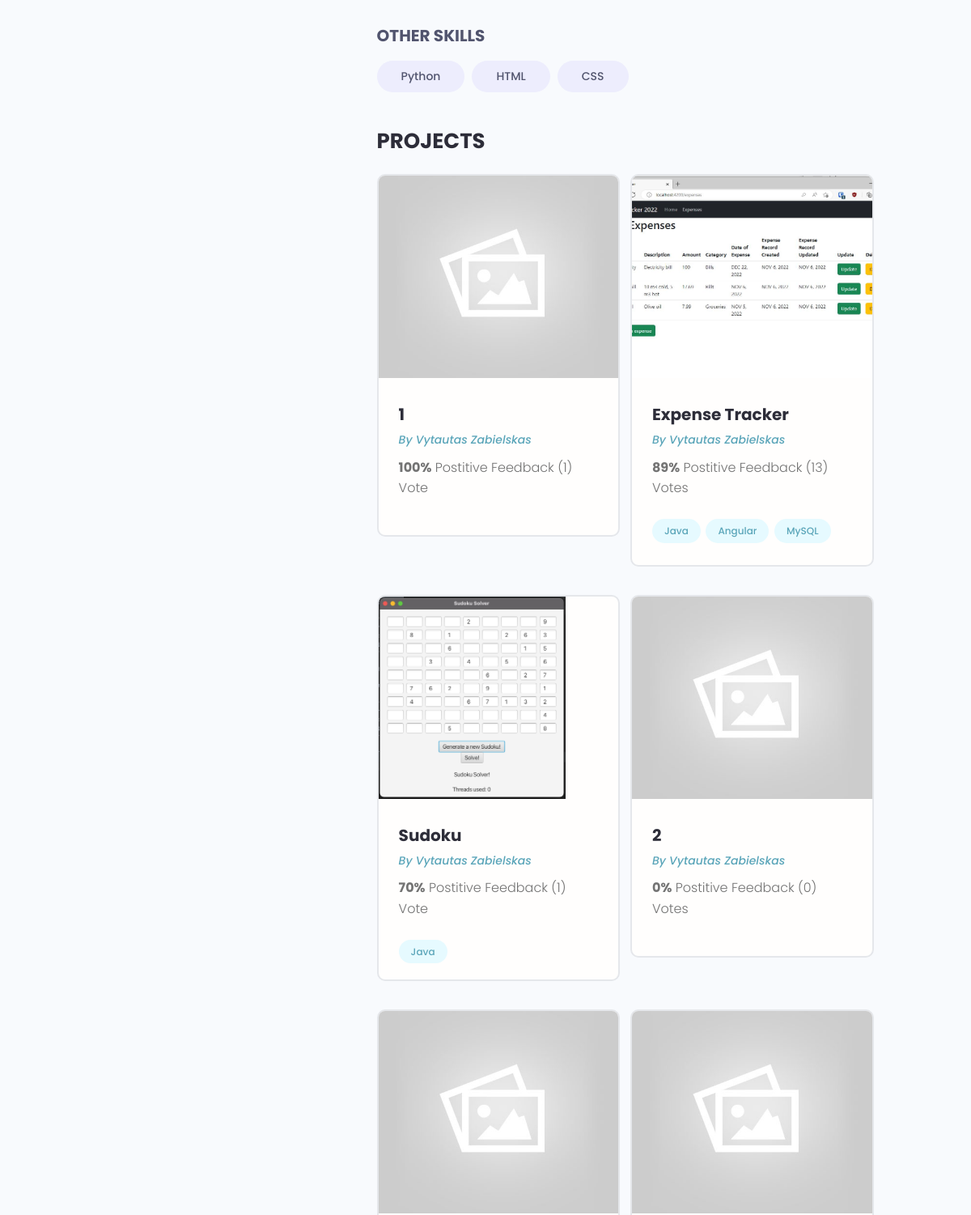
Page /profile/79bcd5cc-111e-4969-a13c-96b14a5445b6/ (middle part) on the earlier database version.
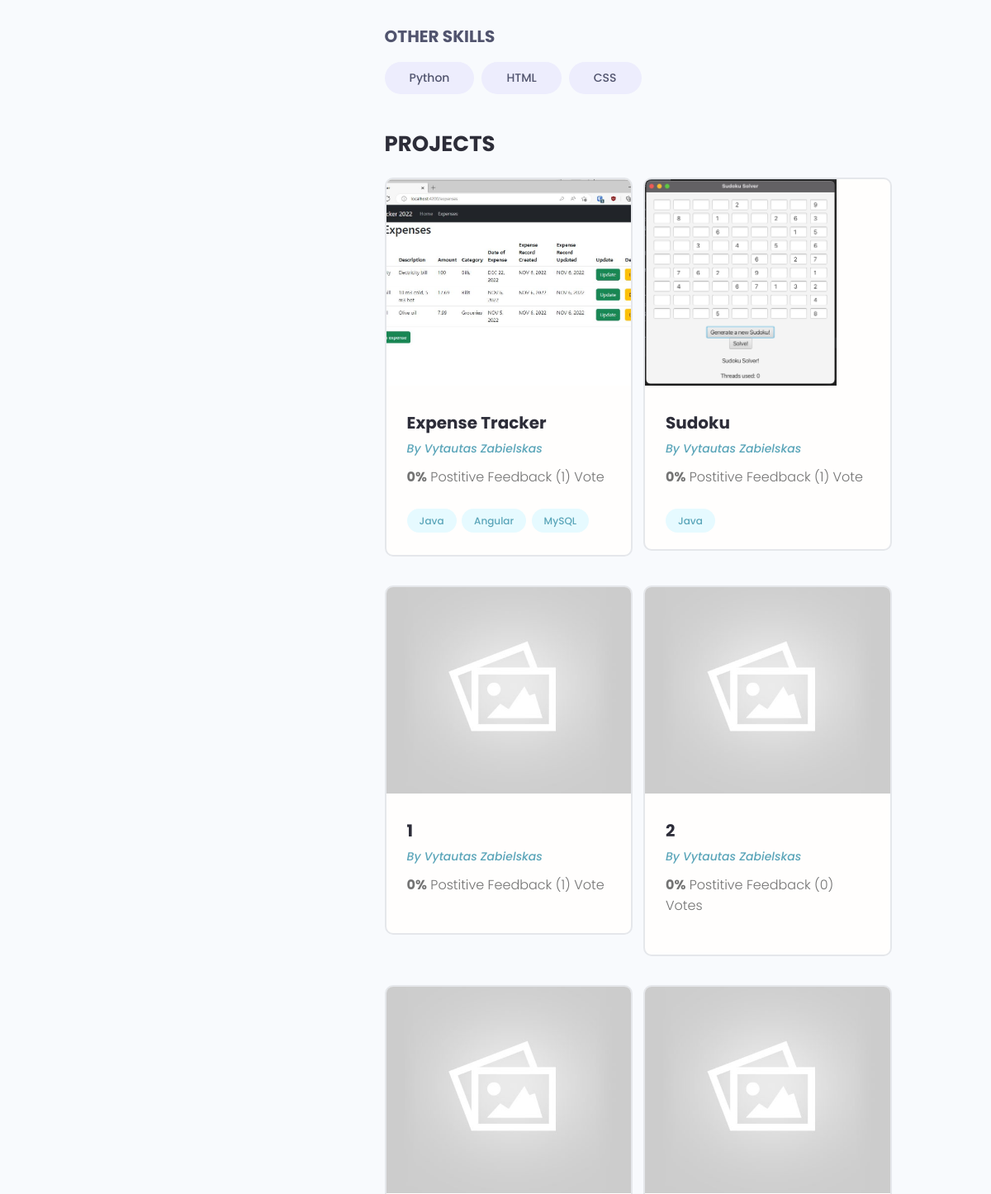
Same page on the later database version.
### users/models.py (models this page shows, shortened)
class Skill(models.Model):
    owner = models.ForeignKey(Profile, on_delete=models.CASCADE, null=True, blank=True)
    name = models.CharField(max_length=200, null=True, blank=True)
    description = models.TextField(null=True, blank=True)
    created = models.DateTimeField(auto_now_add=True)
    id = models.UUIDField(default=uuid.uuid4, unique=True, primary_key=True, editable=False)
    def __str__(self):
        return str(self.name)

class Profile(models.Model):
    user = models.OneToOneField(User, on_delete=models.CASCADE, null=True, blank=True)
    name = models.CharField(max_length=200, null=True, blank=True)
    email = models.EmailField(max_length=500, null=True, blank=True)
    username = models.CharField(max_length=200, null=True, blank=True)
    location = models.CharField(max_length=200, null=True, blank=True)
    short_intro = models.CharField(max_length=200, null=True, blank=True)
    bio = models.TextField(null=True, blank=True)
    profile_image = models.ImageField(null=True, blank=True, upload_to="profiles/", default="profiles/user-default.png")
    social_github = models.CharField(max_length=200, null=True, blank=True)
    social_twitter = models.CharField(max_length=200, null=True, blank=True)
    social_linkedin = models.CharField(max_length=200, null=True, blank=True)
    social_youtube = models.CharField(max_length=200, null=True, blank=True)
    social_website = models.CharField(max_length=200, null=True, blank=True)
    created = models.DateTimeField(auto_now_add=True)
    id = models.UUIDField(default=uuid.uuid4, unique=True, primary_key=True, editable=False)

### projects/models.py (models this page shows, shortened)
class Project(models.Model):
    owner = models.ForeignKey(Profile, null=True, blank=True, on_delete=models.SET_NULL)
    title = models.CharField(max_length=200)
    description = models.TextField(null=True, blank=True)
    featured_image = models.ImageField(null=True, blank=True, default="default.jpg")
    demo_link = models.CharField(max_length=2000, null=True, blank=True)
    source_link = models.CharField(max_length=2000, null=True, blank=True)
    tags = models.ManyToManyField("Tag", blank=True)
    vote_total = models.IntegerField(default=0, null=True, blank=True)
    vote_ratio = models.IntegerField(default=0, null=True, blank=True)
    created = models.DateTimeField(auto_now_add=True)
    id = models.UUIDField(default=uuid.uuid4, unique=True, primary_key=True, editable=False)
    class Meta:
        ordering = ["-vote_ratio", "-vote_total"]

class Tag(models.Model):
    name = models.CharField(max_length=200)
    created = models.DateTimeField(auto_now_add=True)
    id = models.UUIDField(default=uuid.uuid4, unique=True, primary_key=True, editable=False)
    def __str__(self):
        return self.name

### users/views.py (the view)
# urls.py: path("profile/<str:pk>/", views.userProfile, name="user-profile"),
def userProfile(request, pk):
    profile = Profile.objects.get(id=pk)
    topSkills = profile.skill_set.exclude(description__exact="")
    otherSkills = profile.skill_set.filter(description="")
    context = {"profile" : profile, "topSkills" : topSkills, "otherSkills" : otherSkills}
    return render(request, "users/user-profile.html", context)

### users/templates/users/user-profile.html (shortened to what this page needs)
{% extends "main.html" %} {% block content %}
<main class="profile my-md">
    <div class="container">
        <div class="layout">
            <div class="column column--1of3">
            </div>
            <div class="column column--2of3">
                <div class="devInfo">
                    <div class="devInfo__skills">
                        <h3 class="devInfo__subtitle">Other Skills</h3>
                        <div class="devInfo__otherSkills">
                            {% for skill in otherSkills%}
                            <span class="tag tag--pill tag--sub tag--lg">
                                <small>{{skill}}</small>
                            </span>
                            {% endfor %}
                        </div>
                    </div>
                </div>
                <div class="devInfo">
                    <h3 class="devInfo__title">Projects</h3>
                    <div class="grid grid--two">
                        {% for project in profile.project_set.all %}
                        <div class="column">
                            <div class="card project">
                                <a
                                    href="{% url 'project' project.id %}"
                                    class="project"
                                >
                                    <img
                                        class="project__thumbnail"
                                        src="{{project.featured_image.url}}"
                                        alt="project thumbnail"
                                    />
                                    <div class="card__body">
                                        <h3 class="project__title">
                                            {{project.title}}
                                        </h3>
                                        <p>
                                            <a
                                                class="project__author"
                                                href="{%url 'user-profile' project.owner.id%}"
                                                >By {{project.owner.name}}</a
                                            >
                                        </p>
                                        <p class="project--rating">
                                            <span style="font-weight: bold"
                                                >{{project.vote_ratio}}%</span
                                            >
                                            Postitive Feedback
                                            ({{project.vote_total}})
                                            Vote{{project.vote_total|pluralize:"s"}}
                                        </p>
                                        <div class="project__tags">
                                            {% for tag in project.tags.all %}
                                            <span
                                                class="tag tag--pill tag--main"
                                            >
                                                <small>{{ tag }}</small>
                                            </span>
                                            {% endfor %}
                                        </div>
                                    </div>
                                </a>
                            </div>
                        </div>
                        {% endfor %}
                    </div>
                </div>
            </div>
        </div>
    </div>
</main>
{% endblock content %}

Differences in the rows shown:
changed Project "Expense Tracker": vote_ratio "89" → "0"; vote_total "13" → "1"
changed Project "Sudoku": vote_ratio "70" → "0"
changed Project (number 3 of 6 on the later page): vote_ratio "100" → "0"; moves down the list
